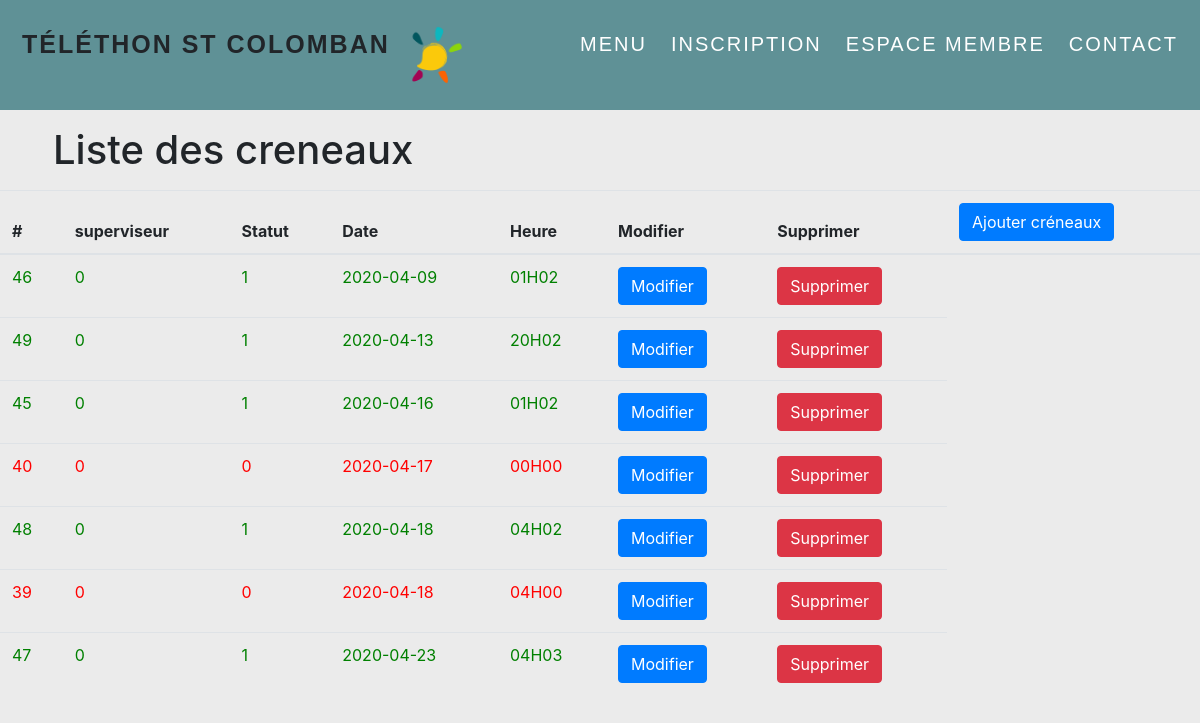
The page /Cyril/telethon_project/modification_creneau2.php on the database its author committed.
### tables this page shows
CREATE TABLE IF NOT EXISTS `creneaux` (
  `id` int(10) NOT NULL AUTO_INCREMENT,
  `Date` date NOT NULL,
  `NB_joueurs` varchar(11) NOT NULL,
  `Nom_joueur` varchar(30) NOT NULL,
  `Num_joueur` varchar(30) NOT NULL,
  `Time` time NOT NULL,
  `Statut` tinyint(1) NOT NULL DEFAULT '1' COMMENT ' 1=Active, 0=Block ',
  `users_id` int(11) NOT NULL,
  PRIMARY KEY (`id`),
  KEY `fk_creneaux_users` (`users_id`)
);

### Cyril/telethon_project/modification_creneaux.php (called while the page is built, shortened)
<?php ob_start();
    $Titre = "Liste des creneaux";
    ?>
<?php
$pdo = new PDO("mysql:dbname=projet_telethon;host=localhost", "root", "");
$stmt = $pdo->prepare("SELECT id, Statut, users_id, Date, Time FROM creneaux ORDER BY Date");
$stmt->execute();
$types = $stmt->fetchAll(PDO::FETCH_ASSOC);
?>

### Cyril/telethon_project/modification_creneau2.php (the view, shortened to what this page needs)
<link href="//maxcdn.bootstrapcdn.com/bootstrap/4.1.1/css/bootstrap.min.css" rel="stylesheet" id="bootstrap-css">
<body style="background-color: #EBEBEB;">
      <?php include('container.php'); ?>
    <?php require "modification_creneaux.php" ?>
    <div class ="container">
        <h1 class ="  text-black p-2 my-2 position-center"> <?=$Titre?></h1>
      </div>
 </body>
<table class ="table">
        <thead>
            <tr>
                <th scope="col">#</th>
                <th scope="col">superviseur</th>
                <th scope="col">Statut</th>
                <th scope="col">Date</th>
                <th scope="col">Heure</th>
                <th scope="col">Modifier</th>
                <th scope="col">Supprimer</th>
                <th> <a href="Ajout_creneaux2.php" class ="btn btn-primary">Ajouter créneaux</a> </th>
            </tr>
        </thead>
        <tbody>
            <?php foreach($types as $type) : ?>
           <?php if(!isset($_GET['modifier']) || $_GET['modifier'] !== $type['id']){?>
             <?php if($type['Statut'] === '1'){  ?><style>.ligne{color: green;}</style>
     <tr class="ligne">
                <td><?= $type['id']?></td>
                <td><?= $type['users_id'] ?></td>
                <td><?= $type['Statut']?></td>
                <td><?= $type['Date']?></td>
                <td><?= (new DateTimeImmutable($type['Time']))->format('H\Hi')?></td>
                <td> <a href="?modifier=<?=$type['id']?>" class="btn btn-primary" >Modifier</a></td>
                <td> <a href="?supprimer=<?=$type['id']?>" class="btn btn-danger" id ="refresh">Supprimer</a></td>
            </tr>
            <?php } ?>
  <?php if($type['Statut'] === '0'){  ?><style>.lignes{color: red;}</style>
     <tr class="lignes">
                <td><?= $type['id']?></td>
                <td><?= $type['users_id'] ?></td>
                <td><?= $type['Statut']?></td>
                <td><?= $type['Date']?></td>
                <td><?= (new DateTimeImmutable($type['Time']))->format('H\Hi')?></td>
                <td> <a href="?modifier=<?=$type['id']?>" class="btn btn-primary" >Modifier</a></td>
                <td> <a href="?supprimer=<?=$type['id']?>" class="btn btn-danger" id ="refresh">Supprimer</a></td>
            </tr>
            <?php } ?>
            <?php } ?>
        <?php endforeach; ?>
        </tbody>
</table>
</body>

### Cyril/telethon_project/container.php (shortened to what this page needs)
    <div class="header">
 <img src="public/logo-telethon-2.png" alt="" height="70px"
    width="70px"/>
  <a class="logo">Téléthon St Colomban</a>
  <div class="header-right">
    <a href="index.php">Menu</a>
    <a  href="public/index_1.php">Inscription</a>
    <a href="login.php">Espace Membre</a>
    <a href="maps_contact.php">Contact</a>
  </div>
</div>

### Cyril/telethon_project/container.php (style rules this page uses)
.header { overflow: hidden; background-color: rgba(2,86,94,.6); padding: 20px 10px; width: 100%; }
.header a { float: left; text-transform: uppercase; color: #fff; text-align: center; padding: 12px; text-decoration: none; font-size: 20px; font-family : 'Raleway', sans-serif; letter-spacing: 2px; line-height: 25px; border-radius: 4px; }
.header a.logo { font-size: 25px; font-weight: bold; }
.header-right { float: right; }

### Cyril/telethon_project/modification_creneau2.php (style rules this page uses)
.ligne { color: green; }
.lignes { color: red; }

### rows shown on the page
creneaux: id "46", users "0", Statut "1", Date "2020-04-09", Time "01H02"
creneaux: id "49", users "0", Statut "1", Date "2020-04-13", Time "20H02"
creneaux: id "45", users "0", Statut "1", Date "2020-04-16", Time "01H02"
creneaux: id "40", users "0", Statut "0", Date "2020-04-17", Time "00H00"
creneaux: id "48", users "0", Statut "1", Date "2020-04-18", Time "04H02"
creneaux: id "39", users "0", Statut "0", Date "2020-04-18", Time "04H00"
creneaux: id "47", users "0", Statut "1", Date "2020-04-23", Time "04H03"

### other values the page prints
$Titre "Liste des creneaux"
